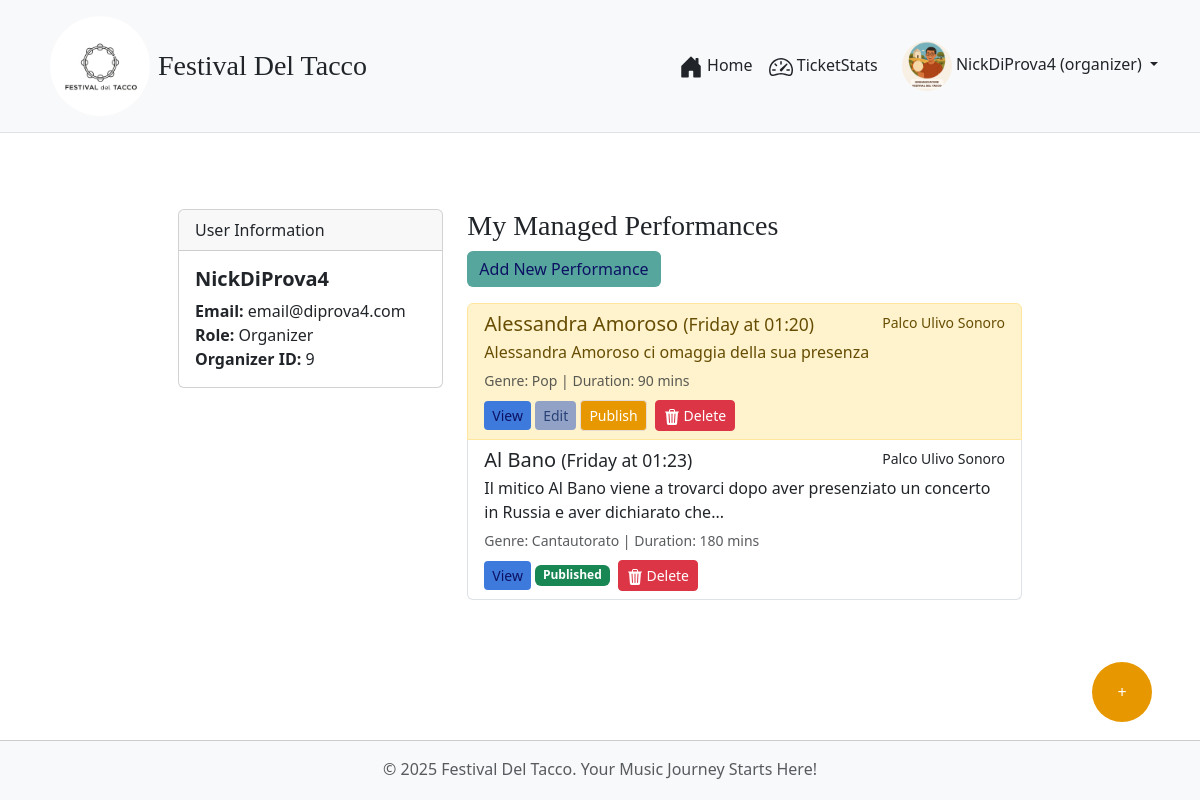
Before: /profile (signed in) with the older database file.
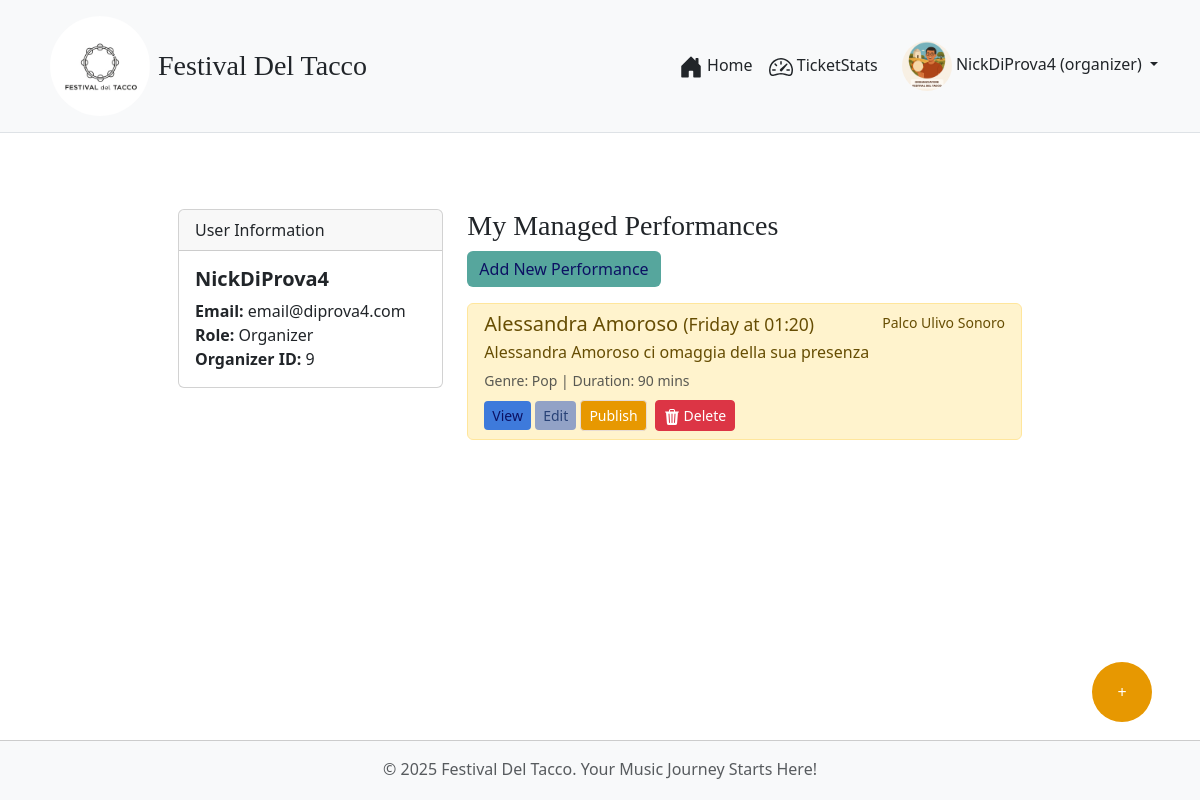
After: the same page with the newer database file.
### tables this page shows
CREATE TABLE UTENTI (
            id INTEGER PRIMARY KEY AUTOINCREMENT,
            email TEXT UNIQUE NOT NULL,
            nickname TEXT NOT NULL,
            password_hash TEXT NOT NULL,
            role TEXT NOT NULL CHECK(role IN ('participant', 'organizer'))
        );

CREATE TABLE PERFORMANCE (
            id INTEGER PRIMARY KEY AUTOINCREMENT,
            artist_name TEXT NOT NULL UNIQUE,
            day TEXT NOT NULL,
            start_time TEXT NOT NULL, -- HH:MM format
            duration_minutes INTEGER NOT NULL,
            description TEXT,
            stage_name TEXT NOT NULL,
            genre TEXT,
            image_path TEXT,
            is_published INTEGER NOT NULL DEFAULT 0, -- 0 for False, 1 for True
            organizer_id INTEGER NOT NULL,
            FOREIGN KEY (organizer_id) REFERENCES UTENTI (id)
        );

### app.py (the view)
@app.route('/profile')
@login_required
def profile():
    user_ticket = None
    organizer_all_festival_performances = [] # Per la visione completa del festival da parte dell'organizzatore
    if current_user.role == 'participant':
        user_ticket_data = db.get_ticket_by_user_id(current_user.id)
        if user_ticket_data:
            user_ticket = dict(user_ticket_data)
            user_ticket['valid_days_list'] = user_ticket['valid_days'].split(',')
            user_ticket['ticket_type_name'] = Config.TICKET_TYPES.get(user_ticket['ticket_type'], {}).get('name', 'Unknown Ticket')
    elif current_user.role == 'organizer':
        print(current_user.id)
        organizer_all_festival_performances = db.get_performances_by_organizer(organizer_id=current_user.id)
    return render_template('profile_festival.html',
                           user_ticket=user_ticket,
                           organizer_performances=organizer_all_festival_performances)

### app.py (called while the page is built)
@login_manager.user_loader
def load_user(user_id):
    user_data = db.get_user_by_id(int(user_id))
    if user_data:
        return User(id=user_data['id'], email=user_data['email'], nickname=user_data['nickname'], role=user_data['role'])
    return None

@app.context_processor
def inject_global_vars(): # prendo le variabli globali da festival_config.py, comuni a tutti i template
    user_has_ticket = False
    if current_user.is_authenticated and current_user.role == 'participant':
        if db.get_ticket_by_user_id(current_user.id):
            user_has_ticket = True
    return dict(
        FESTIVAL_DAYS=Config.FESTIVAL_DAYS,
        FESTIVAL_STAGES=Config.FESTIVAL_STAGES,
        TICKET_TYPES_CONFIG=Config.TICKET_TYPES,
        now=datetime.now().year,
        g_user_has_ticket=user_has_ticket
    )

### festival_dao.py (called while the page is built)
def get_db_connection():
    conn = sqlite3.connect(DATABASE_NAME)
    conn.row_factory = sqlite3.Row # Access columns by name
    return conn

def get_user_by_id(user_id):
    conn = get_db_connection()
    user = conn.execute("SELECT * FROM UTENTI WHERE id = ?", (user_id,)).fetchone()
    conn.close()
    return user

def get_performances_by_organizer(organizer_id, include_published=True, include_unpublished=True):
    conn = get_db_connection()
    query = "SELECT p.*, u.nickname as organizer_nickname FROM PERFORMANCE p JOIN UTENTI u ON p.organizer_id = u.id WHERE p.organizer_id = ?"
    params = [organizer_id]
    if not include_published and include_unpublished:
        query += " AND p.is_published = 0"
    elif include_published and not include_unpublished:
        query += " AND p.is_published = 1"
    elif not include_published and not include_unpublished: # Should not happen, but good to cover
        conn.close()
        return []
    query += " ORDER BY CASE p.day WHEN 'Friday' THEN 1 WHEN 'Saturday' THEN 2 WHEN 'Sunday' THEN 3 ELSE 4 END, p.start_time"
    performances = conn.execute(query, tuple(params)).fetchall()
    conn.close()
    return performances

### templates/profile_festival.html (shortened to what this page needs)
{% extends "base_festival.html" %}
{% block content %}
<div class="container mt-5">
    <div class="row">
        <div class="col-md-4">
            <div class="card">
                <div class="card-header">
                    User Information
                </div>
                <div class="card-body">
                    <h5 class="card-title">{{ current_user.nickname }}</h5>
                    <p class="card-text">
                        <strong>Email:</strong> {{ current_user.email }}<br>
                        <strong>Role:</strong> {{ current_user.role.capitalize() }}
                        {% if current_user.role == 'organizer' %}
                        <br><strong>Organizer ID:</strong> {{ current_user.id }}
                        {% endif %}
                    </p>
                </div>
            </div>
        </div>
        <div class="col-md-8">
            {% if current_user.role == 'participant' %}
            <h3 style="font-family: 'Playfair Display', serif;">My Ticket</h3>
            {% if user_ticket %}
            <div class="card bg-light mb-3">
                <div class="card-header">{{ user_ticket.ticket_type_name }}</div>
                <div class="card-body">
                    <h5 class="card-title">Valid for: {{ user_ticket.valid_days_list | join(', ') }}</h5>
                    <p class="card-text"><small class="text-muted">Purchased on: {{ user_ticket.purchase_date.split('
                            ')[0] }}</small></p>
                </div>
            </div>
            {% else %}
            <p style="font-family: 'Playfair Display', serif;">You haven't purchased a ticket yet.</p>
            <a href="{{ url_for('buy_ticket') }}" class="btn btn-success">Buy Ticket Now!</a>
            {% endif %}
            {% elif current_user.role == 'organizer' %}
            <h3 style="font-family: 'Playfair Display', serif;">My Managed Performances</h3>
            <a href="{{ url_for('manage_performance') }}" class="btn mynewperfbutton mb-3">Add New Performance</a>
            {% if organizer_performances %}
            <div class="list-group">
                {% for perf in organizer_performances %}
                <div
                    class="list-group-item list-group-item-action flex-column align-items-start {% if not perf.is_published %}list-group-item-warning{% endif %}">
                    <div class="d-flex w-100 justify-content-between">
                        <h5 class="mb-1">{{ perf.artist_name }} <small>({{ perf.day }} at {{ perf.start_time }})</small>
                        </h5>
                        <small>{{ perf.stage_name }}</small>
                    </div>
                    <p class="mb-1">{{ perf.description[:100] }}{% if perf.description|length > 100 %}...{% endif %}</p>
                    <small class="text-muted">Genre: {{ perf.genre }} | Duration: {{ perf.duration_minutes }}
                        mins</small>
                    <div class="mt-2">
                        <a href="{{ url_for('performance_detail', perf_id=perf.id) }}"
                            class="btn btn-sm myviewbutton">View</a>
                        {% if not perf.is_published %}
                        <a href="{{ url_for('manage_performance', perf_id=perf.id) }}"
                            class="btn btn-sm myeditbutton">Edit</a>
                        <form action="{{ url_for('publish_performance', perf_id=perf.id) }}" method="POST"
                            style="display: inline;">
                            <button type="submit" class="btn btn-sm mybuttoncolors">Publish</button>
                        </form>
                        {% else %}
                        <span class="badge bg-success">Published</span>
                        {% endif %}
                        {% if perf.organizer_id == current_user.id %}
                        <form action="{{ url_for('delete_performance_route', perf_id=perf.id) }}" method="POST"
                            style="display: inline;"
                            onsubmit="return confirm('Are you sure you want to delete this performance? This action cannot be undone.');">
                            <button type="submit" class="btn btn-sm btn-danger ms-1">
                                Delete
                            </button>
                        </form>
                        {% endif %}
                    </div>
                </div>
                {% endfor %}
            </div>
            {% else %}
            <p>You haven't created any performances yet.</p>
            {% endif %}
            {% endif %}
        </div>
    </div>
</div>
{% endblock %}

### templates/base_festival.html (shortened to what this page needs)
<!DOCTYPE html>
<html lang="it">
<head>
    <link href="https://cdn.jsdelivr.net/npm/bootstrap@5.3.2/dist/css/bootstrap.min.css" rel="stylesheet"
>
    <link rel="stylesheet" href="{{ url_for('static', filename='css/style_festival.css') }}">
    <link rel="stylesheet" href="https://unpkg.com/leaflet@1.9.4/dist/leaflet.css"
 />
</head>
<body>
    <nav>
        <header class="p-3 mb-3 border-bottom bg-light sticky-top">
            <div class="container">
                <div class="d-flex flex-wrap align-items-center justify-content-center justify-content-lg-start">
                    <a href="{{ url_for('home') }}"
                        class="d-flex align-items-center text-dark text-decoration-none me-lg-auto ms-2">
                        <img src="{{ url_for('static', filename='images/logo/LogoFestivalDelTacco.jpeg') }}"
                            alt="Festival del Tacco" class="img-fluid rounded-circle"
                            style="height: 100px; width: 100px; object-fit: cover;" loading="lazy">
                        <span class="fs-3 ms-2" style="font-family: 'Playfair Display', serif;">Festival Del
                            Tacco</span>
                    </a>
                    <ul class="nav col-12 col-lg-auto mb-2 justify-content-center mb-md-0">
                        <li><a href="{{ url_for('home') }}"
                                class="nav-link px-2 {% if request.endpoint == 'home' %}link-secondary{% else %}link-dark{% endif %}">
                                Home
                            </a>
                        </li>
                        {% if current_user.is_authenticated and current_user.role == 'organizer' %}
                        <li>
                            <a href="{{ url_for('organizer_stats') }}"
                                class="nav-link px-2 {% if request.endpoint == 'organizer_stats' %}link-secondary{% else %}link-dark{% endif %}">
                                TicketStats
                            </a>
                        </li>
                        {% endif %}
                    </ul>
                    <div class="ms-lg-3">
                        {% if current_user.is_authenticated %}
                        <div class="dropdown text-end">
                            <a href="#" class="d-block link-dark text-decoration-none dropdown-toggle"
                                id="dropdownUser1" data-bs-toggle="dropdown" aria-expanded="false">
                                {% if current_user.role == 'organizer' %}
                                <img src="{{ url_for('static', filename='images/logo/organizer.png') }}"
                                    alt="organizer_image" width="50" height="50" class="rounded-circle myprofileicon">
                                {% endif %}
                                {{ current_user.nickname }} ({{ current_user.role }})
                            </a>
                        </div>
                        {% else %}
                        <a href="{{ url_for('login') }}" class="btn btn-outline myloginbutton me-2">Login</a>
                        <a href="{{ url_for('register') }}" class="btn  mybuttoncolors">Sign-up</a>
                        {% endif %}
                    </div>
                </div>
            </div>
        </header>
    </nav>
    <main class="container col-lg-9 col-md-12 pt-5 pt-md-3 pt-lg-2 pt-xl-2 pt-xxl-2 order-1 mt-lg-1 ">
        {% block content %}
        {% endblock %}
    </main>
    {% if current_user.is_authenticated and current_user.role == 'organizer' %}
    <div>
        <button type="button" class="btn m-5 end-0 myhoveringbutton" data-bs-toggle="modal"
            data-bs-target="#addPerformanceModal" title="Add New Performance">+</button>
    </div>
    {% endif %}
    <footer class="footer py-3 bg-light order-2">
        <div class="container text-center">
            <span class="text-muted">© {{ now }} Festival Del Tacco. Your Music Journey Starts Here!</span>
        </div>
    </footer>
</body>
</html>

### static/css/style_festival.css (style rules this page uses)
html, body { height: 100%; margin: 0; padding: 0; display: flex; flex-direction: column; }
body { min-height: 100vh; }
.myprofileicon { z-index: 1030; }
main, main.container { flex: 1; padding: 1rem; padding-bottom: 100px; }
footer.footer { flex-shrink: 0; height: 60px; background-color: #e8ddd5; padding: 1rem 0; text-align: center; border-top: 1px solid #ccc; }
.card { transition: transform 0.2s ease-in-out, box-shadow 0.2s ease-in-out; }
.card-title { font-weight: bold; }
header.sticky-top { z-index: 1030; }
.myeditbutton, .myclearbutton { background-color: #92a2c6; border: #3e7adb; color: #284277; }
.myviewbutton { background-color: #3e7adb; border: none; color: #0c1163; }
.mypublishbtn, .mypurchasebtn, .mynewperfbutton { background-color: #56a69d; border: none; color: #0c1163; }
.myhoveringbutton { background-color: #e79801; border: none; border-radius: 50%; bottom: 30px; color: #ffffff; cursor: pointer; height: 60px; position: fixed; right: 30px; text-align: center; text-decoration: none; vertical-align: middle; width: 60px; z-index: 1030; }
.mybuttoncolors { background-color: #e79801; border-color: #e8ddd5; color: #ffffff }
@media (min-width: 769px) { main { padding-top: 100px; } }

Changed rows visible on the page:
removed PERFORMANCE: artist_name "Al Bano", day "Friday", start_time "01:23", stage_name "Palco Ulivo Sonoro", description "Il mitico Al Bano viene a trovarci dopo aver presenziato un concerto in Russia e aver dichiarato che", genre "Cantautorato", duration_minutes "180", is_published "Published"
